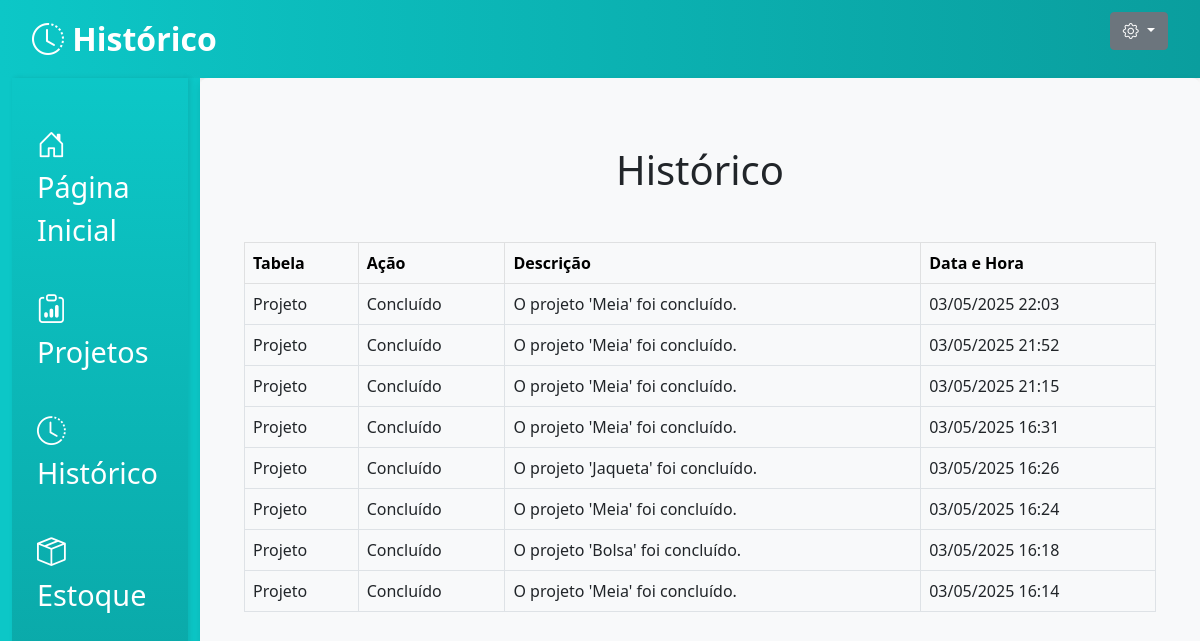
The page /historico/ (signed in) on the database its author committed.
### app_cad_usuario/models.py (models this page shows, shortened)
class Historico(models.Model):
    ACAO_CHOICES = [
        ('adicionado', 'Adicionado'),
        ('editado', 'Editado'),
        ('excluido', 'Excluído'),
        ('concluido', 'Concluído'),
    ]
    user = models.ForeignKey(User, on_delete=models.CASCADE)  # Usuário que realizou a ação
    tabela = models.CharField(max_length=100)  # Nome da tabela afetada
    acao = models.CharField(max_length=20, choices=ACAO_CHOICES)  # Tipo de ação
    descricao = models.TextField()  # Descrição da ação
    data_hora = models.DateTimeField(auto_now_add=True)  # Data e hora da ação

### app_cad_usuario/views.py (the view)
# urls.py: path('historico/', views.historico, name='historico'),
def historico(request):
    registros = Historico.objects.filter(user=request.user).order_by('-data_hora')  # Filtra pelo usuário autenticado
    paginator = Paginator(registros, 10)  # Mostra 10 registros por página
    page_number = request.GET.get('page')  # Obtém o número da página da URL
    page_obj = paginator.get_page(page_number)  # Obtém os registros da página atual
    return render(request, 'usuario/historico.html', {'page_obj': page_obj})
    return render(request, 'usuario/historico.html', {'registros': registros})

### app_cad_usuario/templates/usuario/historico.html (shortened to what this page needs)
<!doctype html>
<html lang="en">
  <head>
    <link href="https://cdn.jsdelivr.net/npm/bootstrap@5.0.2/dist/css/bootstrap.min.css" rel="stylesheet">
    <link href="https://cdn.jsdelivr.net/npm/bootstrap-icons/font/bootstrap-icons.css" rel="stylesheet">
  </head>
  <body>
    <nav class="navbar-superior">
      <div class="container-fluid d-flex justify-content-between">
        <span class="navbar-brand">
          <i class="bi bi-clock-history"></i> Histórico
        </span>
        <div class="dropdown">
          <button class="btn btn-secondary dropdown-toggle" type="button" id="dropdownMenuButton" data-bs-toggle="dropdown" aria-expanded="false">
            <i class="bi bi-gear"></i>
          </button>
        </div>
      </div>
    </nav>
    <div class="container-fluid">
      <div class="row">
        <div class="col-md-2" style="background-color:rgb(12, 199, 199); min-height: 100vh;">
          <div class="menu-lateral">
            <ul class="nav flex-column mt-4">
              <li class="nav-item">
                <a class="nav-link" href="{% url 'pagina_inicial' %}">
                  <i class="bi bi-house-door"></i> Página Inicial
                </a>
              </li>
              <li class="nav-item">
                <a class="nav-link" href="{% url 'projetos' %}">
                  <i class="bi bi-clipboard-data"></i> Projetos
                </a>
              </li>
              <li class="nav-item">
                <a class="nav-link" href="{% url 'historico' %}">
                  <i class="bi bi-clock-history"></i> Histórico
                </a>
              </li>
              <li class="nav-item">
                <a class="nav-link" href="{% url 'estoque' %}">
                  <i class="bi bi-box-seam"></i> Estoque
                </a>
              </li>
            </ul>
          </div>
        </div>
        <div class="col-md-10">
          <div class="container mt-4">
            <h1 class="text-center mt-5">Histórico</h1>
            <table class="table table-bordered mt-5">
              <thead class="table-light">
                <tr>
                  <th>Tabela</th>
                  <th>Ação</th>
                  <th>Descrição</th>
                  <th>Data e Hora</th>
                </tr>
              </thead>
              <tbody>
                {% for registro in page_obj %}
                <tr>
                  <td>{{ registro.tabela }}</td>
                  <td>{{ registro.get_acao_display }}</td>
                  <td>{{ registro.descricao }}</td>
                  <td>{{ registro.data_hora|date:"d/m/Y H:i" }}</td>
                </tr>
                {% empty %}
                <tr>
                  <td colspan="4" class="text-center">Nenhum registro encontrado.</td>
                </tr>
                {% endfor %}
              </tbody>
            </table>
          </div>
        </div>
      </div>
    </div>
  </body>
</html>

### app_cad_usuario/templates/usuario/historico.html (style rules this page uses)
.navbar-superior { background: linear-gradient(90deg, #0cc7c7, #0a9e9e); color: white; padding: 10px 20px; font-size: 1.5rem; box-shadow: 0 2px 5px rgba(0, 0, 0, 0.1); }
.navbar-superior .navbar-brand { font-size: 2rem; font-weight: bold; color: white; }
.menu-lateral { background: linear-gradient(180deg, #0cc7c7, #0a9e9e); min-height: 100vh; padding: 10px; box-shadow: 2px 0 5px rgba(0, 0, 0, 0.1); }
.menu-lateral .nav-link { font-size: 1.8rem; color: white; margin-bottom: 15px; padding: 10px 15px; border-radius: 5px; transition: background-color 0.3s ease; }
.menu-lateral .nav-link i { margin-right: 10px; }
.col-md-10 { background-color: #f8f9fa; padding: 20px; border-radius: 8px; box-shadow: 0 4px 8px rgba(0, 0, 0, 0.1); }

### rows shown on the page
Historico: tabela "Projeto", acao "Concluído", descricao "O projeto 'Meia' foi concluído.", data_hora "03/05/2025 22:03"
Historico: tabela "Projeto", acao "Concluído", descricao "O projeto 'Meia' foi concluído.", data_hora "03/05/2025 21:52"
Historico: tabela "Projeto", acao "Concluído", descricao "O projeto 'Meia' foi concluído.", data_hora "03/05/2025 21:15"
Historico: tabela "Projeto", acao "Concluído", descricao "O projeto 'Meia' foi concluído.", data_hora "03/05/2025 16:31"
Historico: tabela "Projeto", acao "Concluído", descricao "O projeto 'Jaqueta' foi concluído.", data_hora "03/05/2025 16:26"
Historico: tabela "Projeto", acao "Concluído", descricao "O projeto 'Meia' foi concluído.", data_hora "03/05/2025 16:24"
Historico: tabela "Projeto", acao "Concluído", descricao "O projeto 'Bolsa' foi concluído.", data_hora "03/05/2025 16:18"
Historico: tabela "Projeto", acao "Concluído", descricao "O projeto 'Meia' foi concluído.", data_hora "03/05/2025 16:14"
